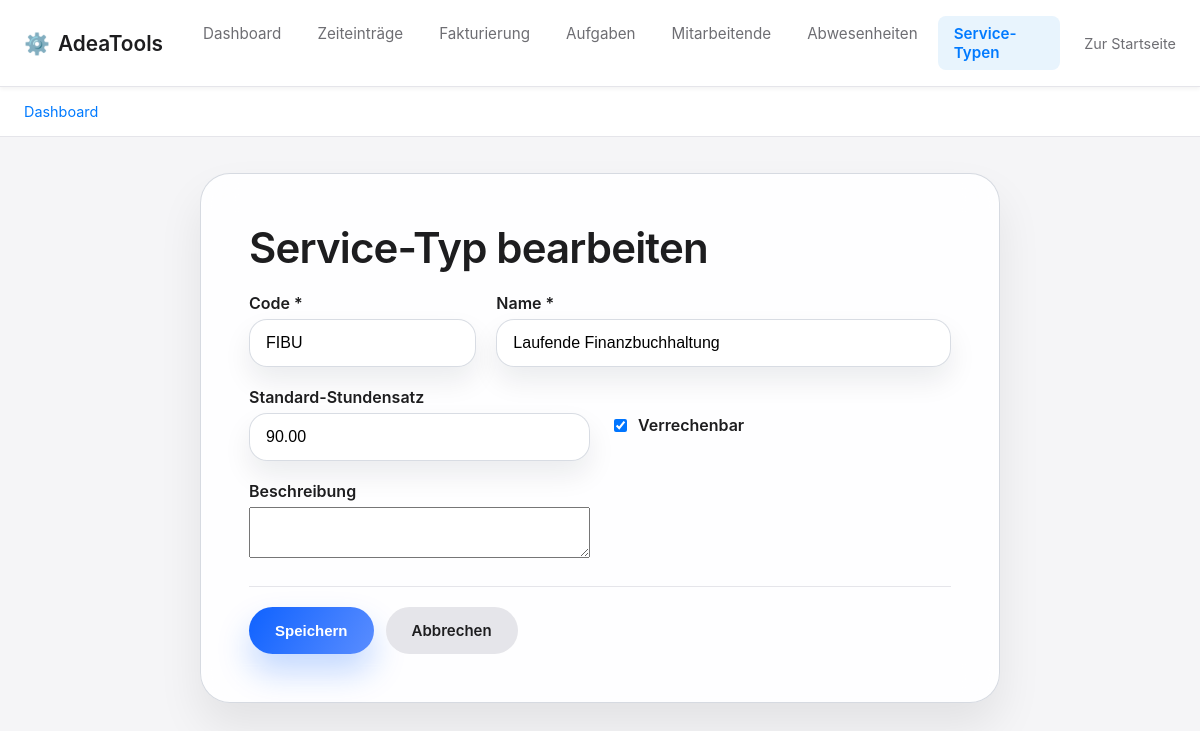
The page /zeit/service-typen/2/bearbeiten/ (signed in) on the database its author committed.
### adeazeit/models.py (models this page shows, shortened)
class ServiceType(models.Model):
    code = models.CharField("Code", max_length=20, unique=True)
    name = models.CharField("Name", max_length=255)
    standard_rate = models.DecimalField(
        "Standard-Stundensatz",
        max_digits=10,
        decimal_places=2,
        default=Decimal('0.00')
    )
    billable = models.BooleanField("Verrechenbar", default=True)
    description = models.TextField("Beschreibung", blank=True)
    created_at = models.DateTimeField(auto_now_add=True)
    class Meta:
        ordering = ["code"]
        verbose_name = "Service-Typ"
        verbose_name_plural = "Service-Typen"

### adeazeit/views.py (the view, shortened to what this page needs)
# urls.py: path("service-typen/<int:pk>/bearbeiten/", views.ServiceTypeUpdateView.as_view(), name="servicetype-update"),
class ServiceTypeUpdateView(ManagerOrAdminRequiredMixin, UpdateView):
    model = ServiceType
    form_class = ServiceTypeForm
    template_name = "adeazeit/servicetype_form.html"

### adeazeit/forms.py
class ServiceTypeForm(forms.ModelForm):
    class Meta:
        model = ServiceType
        fields = ["code", "name", "standard_rate", "billable", "description"]
        widgets = {
            "code": forms.TextInput(attrs={"class": "adea-input"}),
            "name": forms.TextInput(attrs={"class": "adea-input"}),
            "standard_rate": forms.NumberInput(attrs={"class": "adea-input", "step": "0.01"}),
            "billable": forms.CheckboxInput(attrs={"class": "adea-checkbox"}),
            "description": forms.Textarea(attrs={"class": "adea-textarea", "rows": 3}),
        }

### adeacore/context_processors.py (called while the page is built)
def current_client(request):
    active_client_id = request.session.get("active_client_id")
    if active_client_id:
        try:
            client = Client.objects.get(pk=active_client_id)
            if client.client_type != "FIRMA" or not client.lohn_aktiv:
                request.session.pop("active_client_id", None)
                return {"current_client": None}
            return {"current_client": client}
        except Client.DoesNotExist:
            request.session.pop("active_client_id", None)
            return {"current_client": None}
    return {"current_client": None}

def adealohn_permissions(request):
    if not request.user.is_authenticated:
        return {"adealohn_is_visible": False}
    try:
        from adealohn.permissions import can_access_adelohn
        return {
            "adealohn_is_visible": can_access_adelohn(request.user),
        }
    except ImportError:
        return {
            "adealohn_is_visible": False,
        }

def running_timer(request):
    if not request.user.is_authenticated:
        return {'running_timer': None}
    try:
        from adeazeit.models import RunningTimeEntry, UserProfile
        employee_profile = UserProfile.objects.get(user=request.user)
        if employee_profile.employee:
            timer = RunningTimeEntry.objects.filter(mitarbeiter=employee_profile.employee).first()
            return {'running_timer': timer}
        return {'running_timer': None}
    except (ImportError, UserProfile.DoesNotExist, AttributeError):
        return {'running_timer': None}

### adeacore/fields.py (called while the page is built, shortened)
    def from_db_value(self, value, expression, connection):
        if value is None or value == '':
            return value

    def from_db_value(self, value, expression, connection):
        if value is None:
            return value

### adeazeit/permissions.py (called while the page is built)
def has_role(user, role):
    return get_user_role(user) == role

def can_delete_entries(user):
    return is_admin(user)

### adeazeit/templates/adeazeit/servicetype_form.html (shortened to what this page needs)
{% extends 'admin_base_no_sidebar.html' %}
{% block content %}
<section class="content-card" style="max-width: 800px; margin: 0 auto;">
    <h1 style="margin-bottom: 20px;">
        {% if object %}Service-Typ bearbeiten{% else %}Neuer Service-Typ{% endif %}
    </h1>
    <form method="post" novalidate>
        <div style="display: grid; grid-template-columns: 1fr 2fr; gap: 20px; margin-bottom: 20px;">
            <div>
                <label for="{{ form.code.id_for_label }}" style="display:block; font-weight:600; margin-bottom:6px;">{{ form.code.label }} *</label>
                {{ form.code }}
            </div>
            <div>
                <label for="{{ form.name.id_for_label }}" style="display:block; font-weight:600; margin-bottom:6px;">{{ form.name.label }} *</label>
                {{ form.name }}
            </div>
        </div>
        <div style="display: grid; grid-template-columns: 1fr 1fr; gap: 20px; margin-bottom: 20px;">
            <div>
                <label for="{{ form.standard_rate.id_for_label }}" style="display:block; font-weight:600; margin-bottom:6px;">{{ form.standard_rate.label }}</label>
                {{ form.standard_rate }}
            </div>
            <div>
                <label for="{{ form.billable.id_for_label }}" style="display:flex; align-items:center; gap:8px; font-weight:600; margin-top:28px;">
                    {{ form.billable }}
                    {{ form.billable.label }}
                </label>
            </div>
        </div>
        <div style="margin-bottom: 20px;">
            <label for="{{ form.description.id_for_label }}" style="display:block; font-weight:600; margin-bottom:6px;">{{ form.description.label }}</label>
            {{ form.description }}
        </div>
        <div style="margin-top: 24px; padding-top: 20px; border-top: 1px solid #e5e5ea; display:flex; gap:12px; flex-wrap:wrap;">
            <button type="submit" class="adea-button-primary">
                {% if object %}Speichern{% else %}Anlegen{% endif %}
            </button>
            <a href="{% url 'adeazeit:servicetype-list' %}" class="adea-button-primary" style="background:#e5e5ea; color:#1d1d1f; box-shadow:none;">
                Abbrechen
            </a>
        </div>
    </form>
</section>
{% endblock %}

### static/css/adeastyle.css (style rules this page uses)
:root { color-scheme: light; font-family: -apple-system, BlinkMacSystemFont, "Segoe UI", sans-serif; --bg: #f5f6f8; --fg: #1d1d1f; --fg-muted: #6e6e73; --card: rgba(255, 255, 255, 0.9); --border: rgba(210, 214, 222, 0.9); --shadow: 0 24px 45px rgba(0, 0, 0, 0.08); --shadow-hover: 0 36px 65px rgba(0, 0, 0, 0.15); }
*, *::before, *::after { box-sizing: border-box; }
body { margin: 0; min-height: 100vh; background: radial-gradient(circle at top, rgba(255, 255, 255, 0.96), var(--bg)); color: var(--fg); display: flex; justify-content: center; }
.content-card { background: var(--card); border-radius: 30px; padding: clamp(32px, 4vw, 48px); border: 1px solid var(--border); box-shadow: var(--shadow); backdrop-filter: blur(16px); transition: box-shadow 0.25s ease, transform 0.25s ease; }
.content-card h1 { margin-top: 0; font-size: clamp(30px, 4vw, 42px); font-weight: 600; letter-spacing: -0.02em; }
.adea-input { width: 100%; padding: 14px 16px; border-radius: 18px; border: 1px solid rgba(210, 214, 222, 0.85); background: rgba(255, 255, 255, 0.92); box-shadow: 0 14px 28px rgba(15, 23, 42, 0.08); font-size: 16px; transition: border-color 0.2s ease, box-shadow 0.2s ease; }
.adea-button-primary { display: inline-flex; align-items: center; justify-content: center; padding: 14px 26px; border-radius: 999px; border: none; background: linear-gradient(120deg, #0f62ff, #5a8dff); color: #fff; font-size: 15px; font-weight: 600; text-decoration: none; cursor: pointer; box-shadow: 0 18px 32px rgba(15, 98, 255, 0.25); transition: transform 0.2s ease, box-shadow 0.2s ease; }

### rows shown on the page
ServiceType: code "FIBU", name "Laufende Finanzbuchhaltung", standard_rate "90.00", billable "☑"
